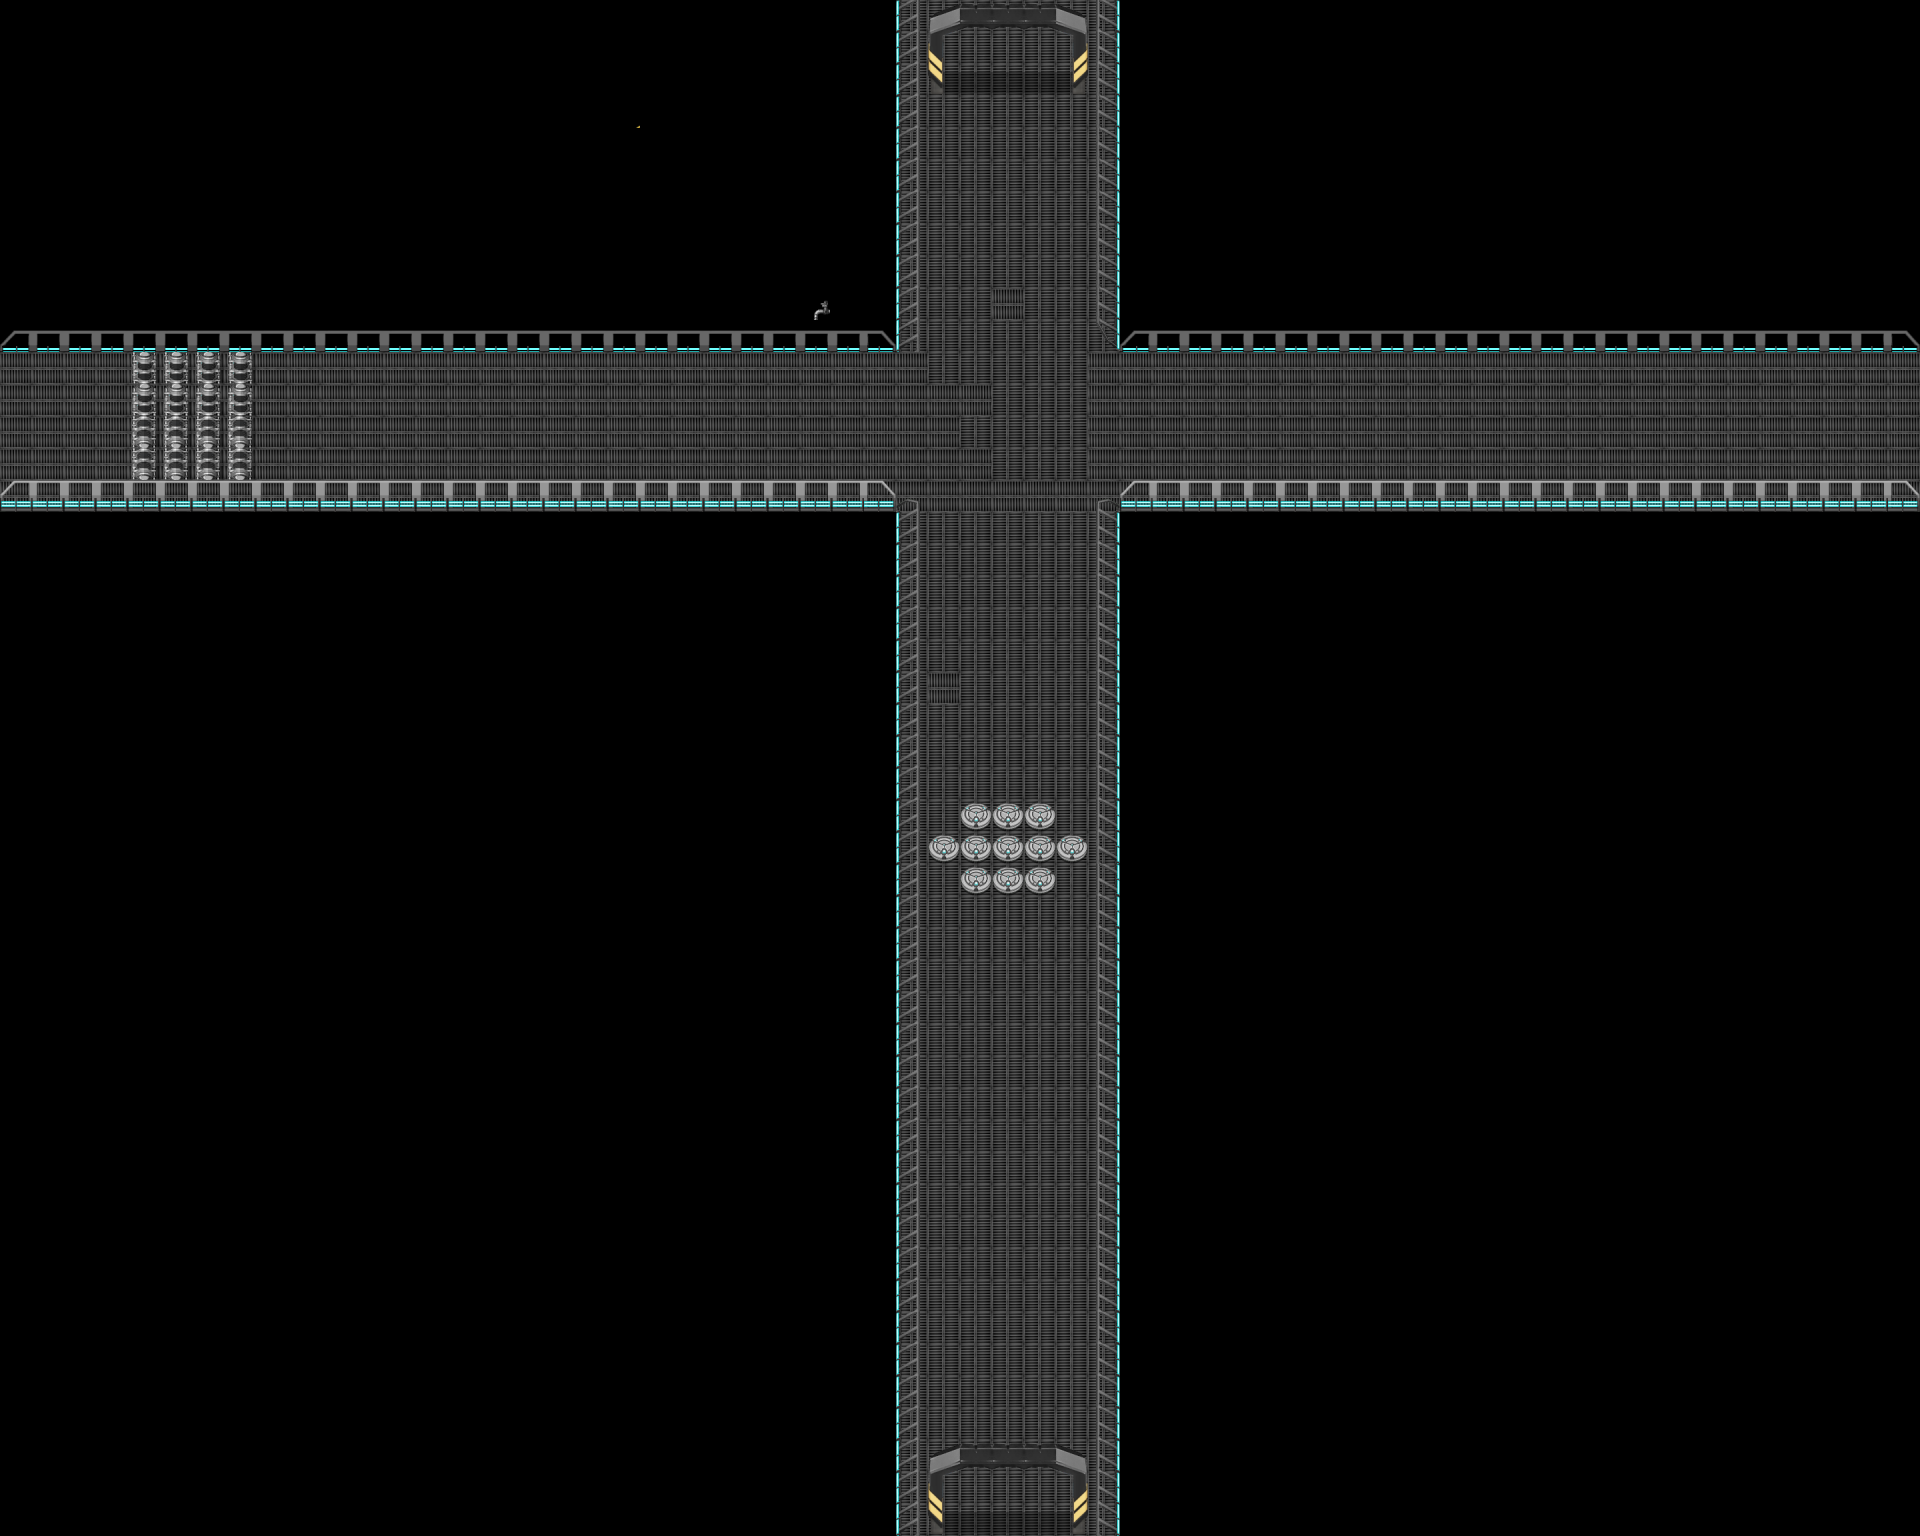

Tiled map render using the project's own tile images. Description and the map definition, with tile-layer contents summarised, below:
An orthogonal 60x48 tile map with 32x32 px tiles, 6 tile layers (Background, BottomOfDoors, Destructables, Destroyed, ...), 6 tilesets and 1 object (PlayerStart).

<map version="1.4" tiledversion="1.4.3" orientation="orthogonal" renderorder="right-down" width="60" height="48" tilewidth="32" tileheight="32" infinite="0" nextlayerid="9" nextobjectid="8">
 <editorsettings>
  <export target="../../../../../PycharmProjects/platformer/data/tilemap/scifi_map.json" format="json" />
 </editorsettings>
 <tileset firstgid="1" source="scifi-A2.tsx" />
 <tileset firstgid="193" source="scifi-D.tsx" />
 <tileset firstgid="449" source="scifi-E.tsx" />
 <tileset firstgid="705" source="scifi-A4.tsx" />
 <tileset firstgid="945" source="scifi-C.tsx" />
 <tileset firstgid="1201" source="scifi-B.tsx" />
 <layer id="1" name="Background" width="60" height="48">
  <data>[2880 cells, 515 non-empty, 6 distinct tile ids]</data>
 </layer>
 <layer id="6" name="BottomOfDoors" width="60" height="48">
  <data>[2880 cells, 10 non-empty, 3 distinct tile ids]</data>
 </layer>
 <layer id="7" name="Destructables" width="60" height="48">
  <data>[2880 cells, 27 non-empty, 3 distinct tile ids]</data>
 </layer>
 <layer id="8" name="Destroyed" width="60" height="48">
  <data>[2880 cells, 16 non-empty, 2 distinct tile ids]</data>
 </layer>
 <layer id="3" name="Obstacles" width="60" height="48">
  <data>[2880 cells, 196 non-empty, 15 distinct tile ids]</data>
 </layer>
 <layer id="2" name="TopOfDoors" width="60" height="48">
  <data>[2880 cells, 22 non-empty, 7 distinct tile ids]</data>
 </layer>
 <objectgroup id="4" name="Locations">
  <object id="6" name="PlayerStart" x="1002.44" y="426.515">
   <point />
  </object>
 </objectgroup>
</map>
